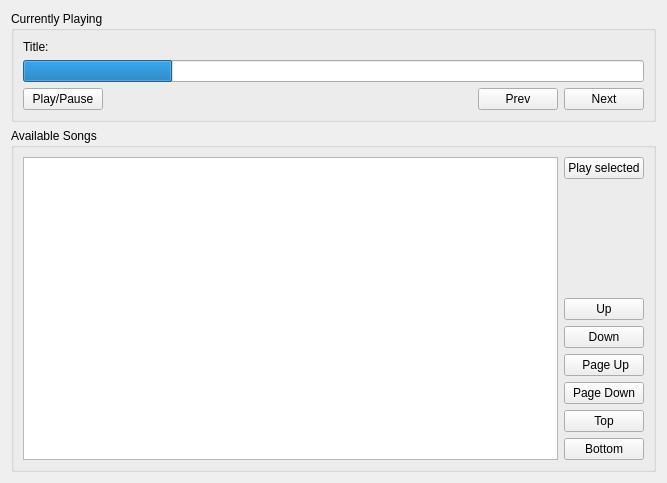
<?xml version="1.0" encoding="UTF-8"?>
<ui version="4.0">
 <class>CurrentlyPlayingWidget</class>
 <widget class="QWidget" name="CurrentlyPlayingWidget">
  <property name="geometry">
   <rect>
    <x>0</x>
    <y>0</y>
    <width>667</width>
    <height>483</height>
   </rect>
  </property>
  <property name="windowTitle">
   <string>Form</string>
  </property>
  <layout class="QVBoxLayout" name="verticalLayout_3">
   <item>
    <widget class="QGroupBox" name="currentlyPlayingGroupBox">
     <property name="title">
      <string>Currently Playing</string>
     </property>
     <property name="flat">
      <bool>false</bool>
     </property>
     <layout class="QVBoxLayout" name="verticalLayout_2">
      <item>
       <widget class="QLabel" name="label">
        <property name="text">
         <string>Title:</string>
        </property>
       </widget>
      </item>
      <item>
       <widget class="QProgressBar" name="progressBar">
        <property name="value">
         <number>24</number>
        </property>
        <property name="textVisible">
         <bool>false</bool>
        </property>
        <property name="invertedAppearance">
         <bool>false</bool>
        </property>
       </widget>
      </item>
      <item>
       <layout class="QHBoxLayout" name="horizontalLayout_2">
        <item>
         <widget class="QPushButton" name="playPausePushButton">
          <property name="text">
           <string>Play/Pause</string>
          </property>
         </widget>
        </item>
        <item>
         <spacer name="horizontalSpacer">
          <property name="orientation">
           <enum>Qt::Horizontal</enum>
          </property>
          <property name="sizeHint" stdset="0">
           <size>
            <width>40</width>
            <height>20</height>
           </size>
          </property>
         </spacer>
        </item>
        <item>
         <widget class="QPushButton" name="prevPushButton">
          <property name="text">
           <string>Prev</string>
          </property>
         </widget>
        </item>
        <item>
         <widget class="QPushButton" name="nextPushButton">
          <property name="text">
           <string>Next</string>
          </property>
         </widget>
        </item>
       </layout>
      </item>
     </layout>
    </widget>
   </item>
   <item>
    <widget class="QGroupBox" name="availableSongsGroupBox">
     <property name="title">
      <string>Available Songs</string>
     </property>
     <layout class="QHBoxLayout" name="horizontalLayout">
      <item>
       <widget class="QTreeView" name="availableSongs">
        <property name="rootIsDecorated">
         <bool>false</bool>
        </property>
        <property name="uniformRowHeights">
         <bool>true</bool>
        </property>
        <property name="itemsExpandable">
         <bool>false</bool>
        </property>
        <property name="allColumnsShowFocus">
         <bool>true</bool>
        </property>
       </widget>
      </item>
      <item>
       <layout class="QVBoxLayout" name="verticalLayout">
        <item>
         <widget class="QPushButton" name="selectSongPushButton">
          <property name="text">
           <string>Play selected</string>
          </property>
         </widget>
        </item>
        <item>
         <spacer name="verticalSpacer">
          <property name="orientation">
           <enum>Qt::Vertical</enum>
          </property>
          <property name="sizeHint" stdset="0">
           <size>
            <width>20</width>
            <height>40</height>
           </size>
          </property>
         </spacer>
        </item>
        <item>
         <widget class="QPushButton" name="selectSongPrevPushButton">
          <property name="text">
           <string>Up</string>
          </property>
         </widget>
        </item>
        <item>
         <widget class="QPushButton" name="selectSongNextPushButton">
          <property name="text">
           <string>Down</string>
          </property>
         </widget>
        </item>
        <item>
         <widget class="QPushButton" name="selectSongPageUpPushButton">
          <property name="text">
           <string> Page Up</string>
          </property>
         </widget>
        </item>
        <item>
         <widget class="QPushButton" name="selectSongPageDownPushButton">
          <property name="text">
           <string>Page Down</string>
          </property>
         </widget>
        </item>
        <item>
         <widget class="QPushButton" name="selectSongFirstPushButton">
          <property name="text">
           <string>Top</string>
          </property>
         </widget>
        </item>
        <item>
         <widget class="QPushButton" name="selectSongLastPushButton">
          <property name="text">
           <string>Bottom</string>
          </property>
         </widget>
        </item>
       </layout>
      </item>
     </layout>
    </widget>
   </item>
  </layout>
 </widget>
 <resources/>
 <connections/>
</ui>
